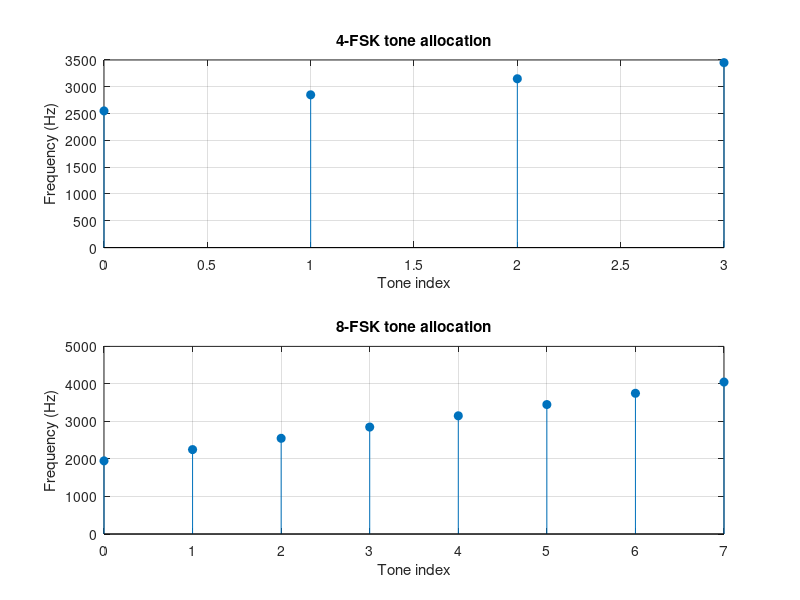
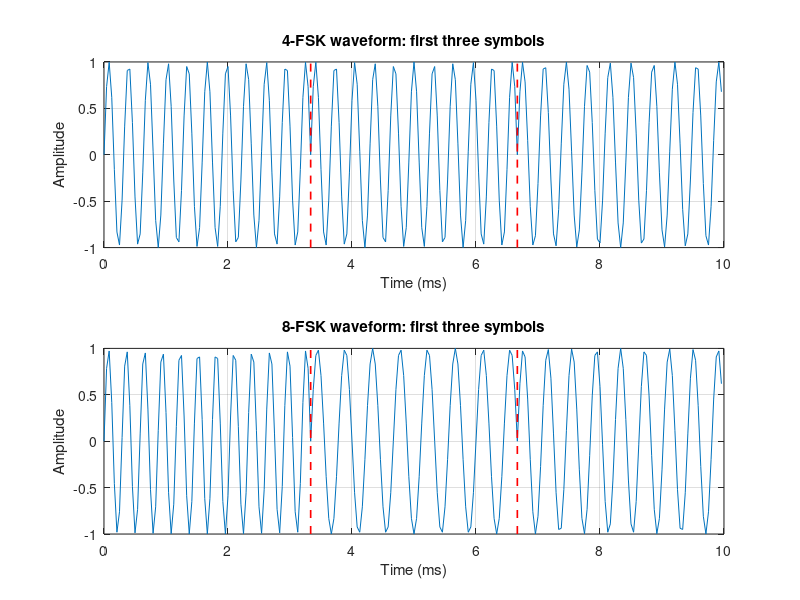
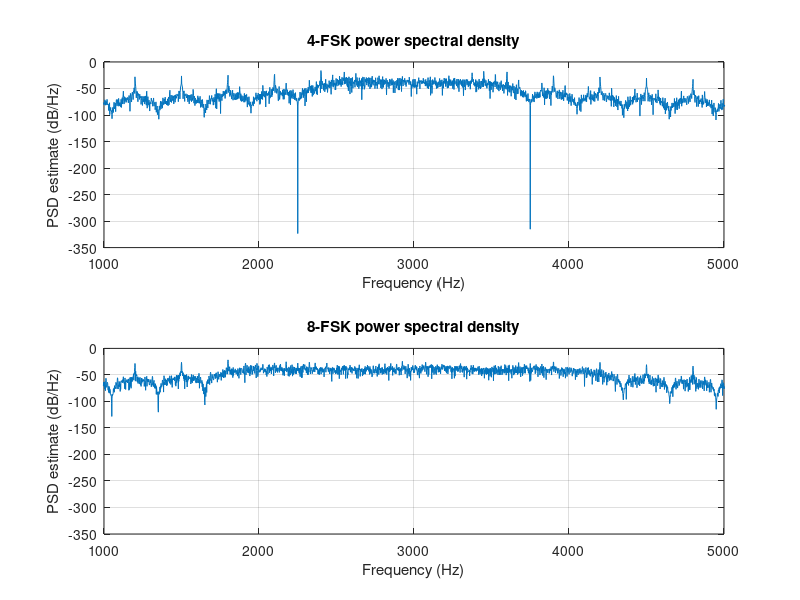

Reproduce these figures in MATLAB, in order.
% QUESTION 5A: 4-FSK and 8-FSK transmitter. Click Run in MATLAB.
clear; clc; close all;
repoRoot = fileparts(fileparts(mfilename('fullpath')));
outputDir = fullfile(repoRoot, 'results');
if ~isfolder(outputDir), mkdir(outputDir); end

%% 1. Input data and settings
numbers = {'240953668','240953568','240953138','240953634'};
payloadText = strjoin(numbers, '|'); % | separates the four numbers
payloadBytes = uint8(payloadText);  % ASCII code for each character
Rs = 300;       % symbols per second
Ts = 1/Rs;      % seconds per symbol
spacing = 1/Ts; % tone spacing: 300 Hz, orthogonal over Ts
fc = 3000;      % center frequency (change this if required)
Fs = 24000;     % samples per second
Ns = Fs/Rs;     % samples per symbol: 80

%% 2. Packet = preamble + length + payload + CRC
preamble = uint8([165 90]); % hexadecimal A5 5A
lengthByte = uint8(numel(payloadBytes));
checkBytes = [lengthByte payloadBytes];

% CRC-16/CCITT-FALSE over the length and payload bytes.
% Initial value FFFF; polynomial 1021; no final XOR.
crc = uint16(65535);
for n = 1:numel(checkBytes)
    crc = bitxor(crc, bitshift(uint16(checkBytes(n)), 8));
    for b = 1:8
        if bitget(crc, 16) == 1
            crc = bitxor(bitshift(crc, 1), uint16(hex2dec('1021')));
        else
            crc = bitshift(crc, 1);
        end
    end
end
crcHigh = uint8(bitshift(crc, -8));
crcLow = uint8(bitand(crc, uint16(255)));
frameBytes = [preamble checkBytes crcHigh crcLow];

% Change every packet byte into 8 bits, most significant bit first.
frameBits = zeros(1, 8*numel(frameBytes));
position = 1;
for n = 1:numel(frameBytes)
    for bitNumber = 8:-1:1
        frameBits(position) = bitget(frameBytes(n), bitNumber);
        position = position + 1;
    end
end
fprintf('Payload: %s\n', payloadText);
fprintf('Payload = %d bytes; frame = %d bits; CRC = %s (hex)\n\n', ...
    numel(payloadBytes), numel(frameBits), dec2hex(crc,4));

%% 3. Make the 4-FSK and 8-FSK waveforms from the same packet
Mvalues = [4 8];
signals = cell(1,2);  % signals{1}: 4-FSK; signals{2}: 8-FSK
tones = cell(1,2);
symbolTones = cell(1,2);
paddingBits = zeros(1,2);

for q = 1:2
    M = Mvalues(q);
    k = log2(M);                      % 4-FSK: 2 bits; 8-FSK: 3 bits
    paddingBits(q) = mod(-numel(frameBits), k);
    bits = [frameBits zeros(1, paddingBits(q))];
    numberOfSymbols = numel(bits)/k;
    tones{q} = fc + ((0:M-1) - (M-1)/2)*spacing;
    symbolTones{q} = zeros(1, numberOfSymbols);
    signals{q} = zeros(1, numberOfSymbols*Ns);
    oneSymbolTime = (0:Ns-1)/Fs;

    for s = 1:numberOfSymbols
        bitGroup = bits((s-1)*k + (1:k));
        toneIndex = 0;
        for j = 1:k
            toneIndex = 2*toneIndex + bitGroup(j);
        end
        frequency = tones{q}(toneIndex+1); % MATLAB indexing starts at 1
        symbolTones{q}(s) = frequency;
        places = (s-1)*Ns + (1:Ns);
        signals{q}(places) = sin(2*pi*frequency*oneSymbolTime);
    end

    grossBitRate = Rs*k;
    toneSpan = (M-1)*spacing;
    approxBandwidth = toneSpan + 2/Ts; % approximate main-lobe span
    fprintf('%d-FSK tones (Hz): %s\n', M, num2str(tones{q}));
    fprintf('Rs = %.0f symbols/s; gross bit rate = %.0f bits/s\n', ...
        Rs, grossBitRate);
    fprintf('Tone span = %.0f Hz; approximate bandwidth = %.0f Hz\n', ...
        toneSpan, approxBandwidth);
    fprintf('Symbols = %d; padding = %d bits; time = %.4f s\n\n', ...
        numberOfSymbols, paddingBits(q), numberOfSymbols*Ts);
end

%% 4. Plot the tone allocation
figure(1);
for q = 1:2
    subplot(2,1,q);
    stem(0:Mvalues(q)-1, tones{q}, 'filled'); grid on;
    xlabel('Tone index'); ylabel('Frequency (Hz)');
    title(sprintf('%d-FSK tone allocation', Mvalues(q)));
end
print(figure(1), fullfile(outputDir,'Fig1_Tone_Allocation.png'), '-dpng', '-r200');

%% 5. Plot the first three symbols of each waveform
figure(2);
for q = 1:2
    firstSamples = 3*Ns;
    timeMs = (0:firstSamples-1)*1000/Fs;
    subplot(2,1,q);
    plot(timeMs, signals{q}(1:firstSamples)); grid on;
    xlabel('Time (ms)'); ylabel('Amplitude');
    title(sprintf('%d-FSK waveform: first three symbols', Mvalues(q)));
    hold on;
    verticalRange = ylim;
    plot([1000*Ts 1000*Ts], verticalRange, 'r--', 'LineWidth', 1.2);
    plot([2000*Ts 2000*Ts], verticalRange, 'r--', 'LineWidth', 1.2);
    hold off;
end
print(figure(2), fullfile(outputDir,'Fig2_Transmit_Waveform.png'), '-dpng', '-r200');

%% 6. Plot a power spectral density estimate using an FFT
figure(3);
for q = 1:2
    x = signals{q};
    fftLength = 2^nextpow2(numel(x));
    spectrum = fft(x, fftLength);
    powerDensity = abs(spectrum(1:fftLength/2+1)).^2/(Fs*numel(x));
    powerDensity(2:end-1) = 2*powerDensity(2:end-1);
    frequencyAxis = (0:fftLength/2)*Fs/fftLength;
    subplot(2,1,q);
    plot(frequencyAxis, 10*log10(powerDensity+realmin)); grid on;
    xlim([1000 5000]);
    xlabel('Frequency (Hz)'); ylabel('PSD estimate (dB/Hz)');
    title(sprintf('%d-FSK power spectral density', Mvalues(q)));
end
print(figure(3), fullfile(outputDir,'Fig3_Power_Spectral_Density.png'), '-dpng', '-r200');

%% 7. Save the clean signals for the group members doing B and C
save(fullfile(outputDir,'transmitter_data.mat'), 'signals', 'tones', 'symbolTones', ...
    'frameBits', 'frameBytes', 'payloadText', 'crc', 'Mvalues', ...
    'paddingBits', 'Rs', 'Fs', 'Ts', 'fc', 'spacing');
disp('Finished. Three figures and transmitter_data.mat are in results/.');
